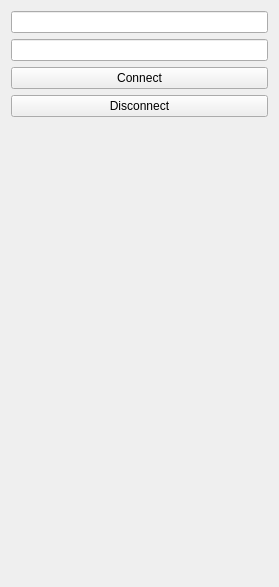
<?xml version="1.0" encoding="UTF-8"?>
<ui version="4.0">
 <class>Connections</class>
 <widget class="qMRMLWidget" name="Connections">
  <property name="geometry">
   <rect>
    <x>0</x>
    <y>0</y>
    <width>279</width>
    <height>587</height>
   </rect>
  </property>
  <layout class="QVBoxLayout" name="verticalLayout">
   <item>
    <widget class="QLineEdit" name="receive_port_widget"/>
   </item>
   <item>
    <widget class="QLineEdit" name="send_port_widget"/>
   </item>
   <item>
    <widget class="QPushButton" name="connect_button">
     <property name="text">
      <string>Connect</string>
     </property>
    </widget>
   </item>
   <item>
    <widget class="QPushButton" name="disconnect_button">
     <property name="text">
      <string>Disconnect</string>
     </property>
    </widget>
   </item>
   <item>
    <spacer name="verticalSpacer">
     <property name="orientation">
      <enum>Qt::Vertical</enum>
     </property>
     <property name="sizeHint" stdset="0">
      <size>
       <width>20</width>
       <height>40</height>
      </size>
     </property>
    </spacer>
   </item>
  </layout>
 </widget>
 <customwidgets>
  <customwidget>
   <class>qMRMLWidget</class>
   <extends>QWidget</extends>
   <header>qMRMLWidget.h</header>
   <container>1</container>
  </customwidget>
 </customwidgets>
 <resources/>
 <connections/>
</ui>
